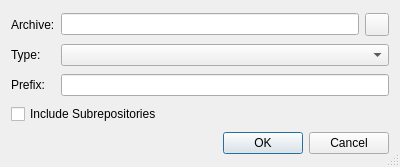
<?xml version="1.0" encoding="UTF-8"?>
<ui version="4.0">
 <class>HgArchiveDialog</class>
 <widget class="QDialog" name="HgArchiveDialog">
  <property name="geometry">
   <rect>
    <x>0</x>
    <y>0</y>
    <width>400</width>
    <height>167</height>
   </rect>
  </property>
  <property name="windowTitle">
   <string>Mercurial Archive</string>
  </property>
  <property name="sizeGripEnabled">
   <bool>true</bool>
  </property>
  <layout class="QGridLayout" name="gridLayout">
   <item row="0" column="0">
    <widget class="QLabel" name="label">
     <property name="text">
      <string>Archive:</string>
     </property>
    </widget>
   </item>
   <item row="0" column="1">
    <widget class="QLineEdit" name="archiveEdit">
     <property name="toolTip">
      <string>Enter the file name of the archive</string>
     </property>
    </widget>
   </item>
   <item row="1" column="0">
    <widget class="QLabel" name="label_3">
     <property name="text">
      <string>Type:</string>
     </property>
    </widget>
   </item>
   <item row="1" column="1" colspan="2">
    <widget class="QComboBox" name="typeComboBox">
     <property name="toolTip">
      <string>Select the archive type</string>
     </property>
    </widget>
   </item>
   <item row="2" column="0">
    <widget class="QLabel" name="label_2">
     <property name="text">
      <string>Prefix:</string>
     </property>
    </widget>
   </item>
   <item row="2" column="1" colspan="2">
    <widget class="QLineEdit" name="prefixEdit">
     <property name="toolTip">
      <string>Enter the directory prefix for the files in the archive</string>
     </property>
    </widget>
   </item>
   <item row="3" column="0" colspan="3">
    <widget class="QCheckBox" name="subReposCheckBox">
     <property name="toolTip">
      <string>Select to recurse into subrepositories</string>
     </property>
     <property name="text">
      <string>Include Subrepositories</string>
     </property>
    </widget>
   </item>
   <item row="4" column="0" colspan="3">
    <widget class="QDialogButtonBox" name="buttonBox">
     <property name="orientation">
      <enum>Qt::Horizontal</enum>
     </property>
     <property name="standardButtons">
      <set>QDialogButtonBox::Cancel|QDialogButtonBox::Ok</set>
     </property>
    </widget>
   </item>
   <item row="0" column="2">
    <widget class="QToolButton" name="archiveButton">
     <property name="toolTip">
      <string>Press to select the archive file name via a file selection dialog</string>
     </property>
    </widget>
   </item>
  </layout>
 </widget>
 <tabstops>
  <tabstop>archiveEdit</tabstop>
  <tabstop>archiveButton</tabstop>
  <tabstop>typeComboBox</tabstop>
  <tabstop>prefixEdit</tabstop>
  <tabstop>subReposCheckBox</tabstop>
  <tabstop>buttonBox</tabstop>
 </tabstops>
 <resources/>
 <connections>
  <connection>
   <sender>buttonBox</sender>
   <signal>accepted()</signal>
   <receiver>HgArchiveDialog</receiver>
   <slot>accept()</slot>
   <hints>
    <hint type="sourcelabel">
     <x>248</x>
     <y>254</y>
    </hint>
    <hint type="destinationlabel">
     <x>157</x>
     <y>274</y>
    </hint>
   </hints>
  </connection>
  <connection>
   <sender>buttonBox</sender>
   <signal>rejected()</signal>
   <receiver>HgArchiveDialog</receiver>
   <slot>reject()</slot>
   <hints>
    <hint type="sourcelabel">
     <x>316</x>
     <y>260</y>
    </hint>
    <hint type="destinationlabel">
     <x>286</x>
     <y>274</y>
    </hint>
   </hints>
  </connection>
 </connections>
</ui>
